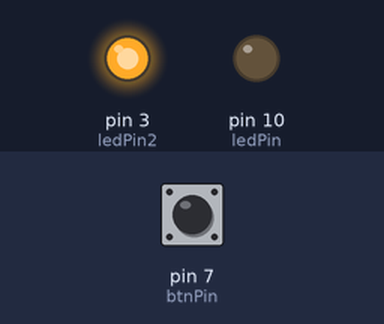
A sketch run on a simulated Arduino Uno, built with avr-gcc and run on an emulated ATmega328P. Parts: output pins drawn as LEDs (lit = HIGH). Inputs (shaded band) come from the test bench; at power-on: pin 7 (btnPin) LOW.

Above: at 1.2 s.
1.3 s: pin 7 (btnPin) pulled HIGH for 0.15 s
At 1.37 s:
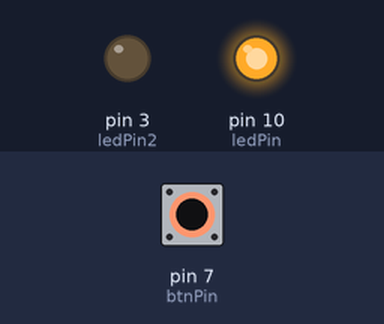
2.9 s: pin 7 (btnPin) pulled HIGH for 3.2 s
At 7.1 s:
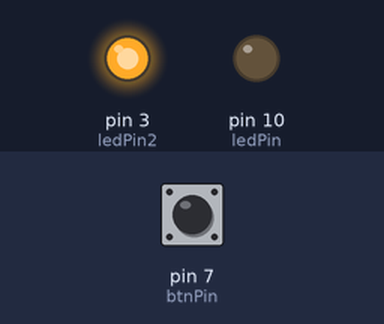
Timing chart, 0 to 8.6 s (numbered marks = the images above; inputs shaded):
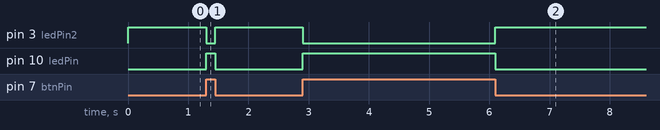

Measured:
- after the input at 1.3 s, pin 3 (ledPin2): HIGH → LOW at once, → HIGH 0.15 s later; pin 10 (ledPin): LOW → HIGH at once, → LOW 0.15 s later
- after the input at 2.9 s, pin 3 (ledPin2): HIGH → LOW at once, → HIGH 3.2 s later; pin 10 (ledPin): LOW → HIGH at once, → LOW 3.2 s later

The sketch:

botao_2.ino
```cpp
  int ledPin = 10;
  int btnPin = 7;
  int ledPin2 = 3;
  bool state;

void setup() {
  pinMode(ledPin, OUTPUT);
  pinMode(btnPin, INPUT);
  pinMode(ledPin2, OUTPUT);
}
void loop() {
  state = digitalRead(btnPin);
  if(state == HIGH) {
    digitalWrite(ledPin, HIGH);
    digitalWrite(ledPin2, LOW);
    } else {
      digitalWrite(ledPin, LOW);
      digitalWrite(ledPin2, HIGH);
    }
}
```
